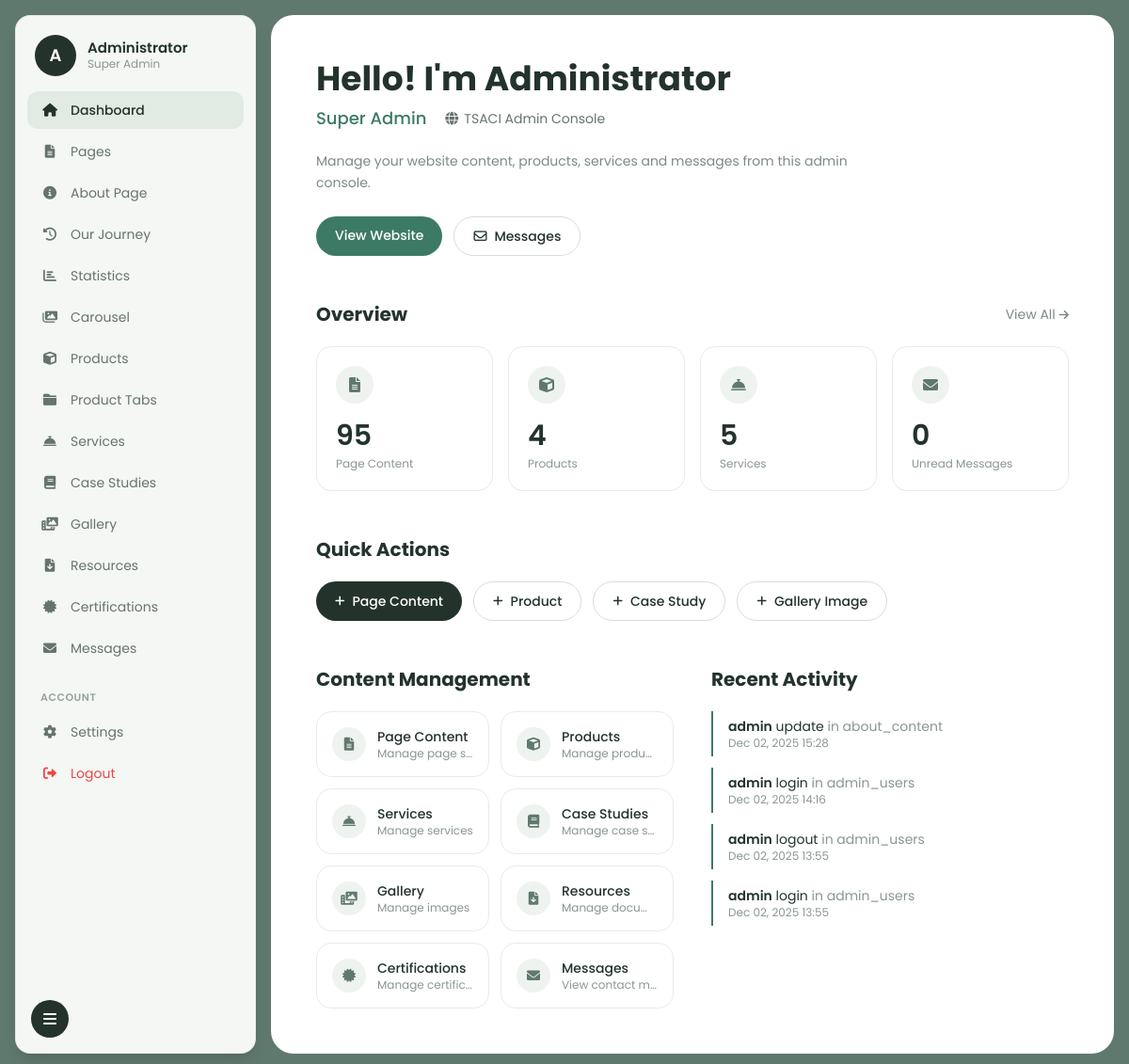
/admin/index.php (signed in), run on the app's committed database.
### tables this page shows
CREATE TABLE `activity_logs` (
  `id` int(11) NOT NULL,
  `user_id` int(11) DEFAULT NULL,
  `action` varchar(100) NOT NULL,
  `table_name` varchar(50) DEFAULT NULL,
  `record_id` int(11) DEFAULT NULL,
  `description` text DEFAULT NULL,
  `ip_address` varchar(45) DEFAULT NULL,
  `user_agent` text DEFAULT NULL,
  `created_at` timestamp NOT NULL DEFAULT current_timestamp()
);

### admin/config.php (called while the page is built, shortened)
<?php
class Database {
    private static $instance = null;
    private $conn;
    private function __construct() {
        try {
            $this->conn = new mysqli(DB_HOST, DB_USER, DB_PASS, DB_NAME);
            $this->conn->set_charset("utf8mb4");
        } catch (Exception $e) {
            die("Database connection error: " . $e->getMessage());
        }
    }
    public static function getInstance() {
        if (self::$instance === null) {
            self::$instance = new self();
        }
        return self::$instance;
    }
    public function getConnection() {
        return $this->conn;
    }
}
function getDB() {
    return Database::getInstance()->getConnection();
}
function getCurrentUser() {
    $db = getDB();
    $stmt = $db->prepare("SELECT id, username, email, full_name, role FROM admin_users WHERE id = ? AND is_active = 1");
    $stmt->bind_param("i", $_SESSION['admin_id']);
    $stmt->execute();
    $result = $stmt->get_result();
    return $result->fetch_assoc();
}
function formatDate($date, $format = 'Y-m-d H:i:s') {
    return date($format, strtotime($date));
}

### admin/index.php (the view, shortened to what this page needs)
<?php
require_once 'config.php';
$user = getCurrentUser();
$db = getDB();
$stats = [];
$result = $db->query("SELECT COUNT(*) as count FROM page_content WHERE is_active = 1");
$stats['pages'] = $result->fetch_assoc()['count'];
$result = $db->query("SELECT COUNT(*) as count FROM products WHERE is_active = 1");
$stats['products'] = $result->fetch_assoc()['count'];
$result = $db->query("SELECT COUNT(*) as count FROM services WHERE is_active = 1");
$stats['services'] = $result->fetch_assoc()['count'];
$result = $db->query("SELECT COUNT(*) as count FROM case_studies WHERE is_active = 1");
$stats['case_studies'] = $result->fetch_assoc()['count'];
$result = $db->query("SELECT COUNT(*) as count FROM gallery_images WHERE is_active = 1");
$stats['gallery'] = $result->fetch_assoc()['count'];
$result = $db->query("SELECT COUNT(*) as count FROM resources WHERE is_active = 1");
$stats['resources'] = $result->fetch_assoc()['count'];
$result = $db->query("SELECT COUNT(*) as count FROM certifications WHERE is_active = 1");
$stats['certifications'] = $result->fetch_assoc()['count'];
$result = $db->query("SELECT COUNT(*) as count FROM contact_messages WHERE is_read = 0 AND is_archived = 0");
$stats['messages'] = $result->fetch_assoc()['count'];
$result = $db->query("SELECT al.*, au.username, au.full_name FROM activity_logs al LEFT JOIN admin_users au ON al.user_id = au.id ORDER BY al.created_at DESC LIMIT 10");
$recent_activity = [];
while ($row = $result->fetch_assoc()) {
    $recent_activity[] = $row;
}
?>
<!DOCTYPE html>
<html lang="en">
<head>
    <script src="https://cdn.tailwindcss.com"></script>
    <link href="https://cdnjs.cloudflare.com/ajax/libs/font-awesome/6.0.0/css/all.min.css" rel="stylesheet">
</head>
<body class="bg-gray-100">
    <?php include 'includes/sidebar.php'; ?>
    <div class="lg:ml-64 p-6 lg:p-12">
        <div class="mb-12 fade-in fade-in-delay-1">
            <h1 class="text-3xl lg:text-4xl font-bold text-[#23332c]">Hello! I'm <?php echo htmlspecialchars($user['full_name'] ?: $user['username']); ?></h1>
            <div class="flex flex-wrap items-center gap-x-5 gap-y-2 mt-2">
                <span class="text-[#3d7a66] font-medium text-lg"><?php echo htmlspecialchars(ucwords(str_replace('_', ' ', $user['role'] ?? 'Administrator'))); ?></span>
                <span class="inline-flex items-center gap-1.5 text-sm text-[#66746c]">
                    <i class="fas fa-globe"></i> <?php echo SITE_NAME; ?>
                </span>
            </div>
            <p class="text-[#7d8b84] mt-5 max-w-xl text-sm leading-relaxed">
                Manage your website content, products, services and messages from this admin console.
            </p>
            <div class="flex flex-wrap gap-3 mt-6">
                <a href="../index.php" target="_blank" class="px-5 py-2.5 rounded-full bg-[#3d7a66] text-white text-sm font-medium hover:bg-[#2f6351] transition-colors">View Website</a>
                <a href="messages.php" class="inline-flex items-center gap-2 px-5 py-2.5 rounded-full border border-[#d6ded9] text-sm font-medium text-[#23332c] hover:bg-[#eff4f1] transition-colors">
                    <i class="far fa-envelope"></i> Messages
                </a>
            </div>
        </div>
        <div class="flex items-center justify-between mb-5 fade-in fade-in-delay-2">
            <h2 class="text-xl font-bold text-[#23332c]">Overview</h2>
            <a href="statistics.php" class="text-sm text-[#7d8b84] hover:text-[#23332c] transition-colors">View All <i class="fas fa-arrow-right text-xs"></i></a>
        </div>
        <div class="grid grid-cols-2 lg:grid-cols-4 gap-4 mb-12 fade-in fade-in-delay-2">
            <a href="pages.php" class="border border-[#e6ece8] rounded-2xl p-5 hover:bg-[#f7faf8] transition-colors">
                <div class="w-10 h-10 rounded-full bg-[#eef3f0] flex items-center justify-center mb-4">
                    <i class="fas fa-file-alt text-[#60796e]"></i>
                </div>
                <p class="text-3xl font-semibold text-[#23332c]"><?php echo $stats['pages']; ?></p>
                <p class="text-xs text-[#8a978f] mt-1">Page Content</p>
            </a>
            <a href="products.php" class="border border-[#e6ece8] rounded-2xl p-5 hover:bg-[#f7faf8] transition-colors">
                <div class="w-10 h-10 rounded-full bg-[#eef3f0] flex items-center justify-center mb-4">
                    <i class="fas fa-cube text-[#60796e]"></i>
                </div>
                <p class="text-3xl font-semibold text-[#23332c]"><?php echo $stats['products']; ?></p>
                <p class="text-xs text-[#8a978f] mt-1">Products</p>
            </a>
            <a href="services.php" class="border border-[#e6ece8] rounded-2xl p-5 hover:bg-[#f7faf8] transition-colors">
                <div class="w-10 h-10 rounded-full bg-[#eef3f0] flex items-center justify-center mb-4">
                    <i class="fas fa-concierge-bell text-[#60796e]"></i>
                </div>
                <p class="text-3xl font-semibold text-[#23332c]"><?php echo $stats['services']; ?></p>
                <p class="text-xs text-[#8a978f] mt-1">Services</p>
            </a>
            <a href="messages.php" class="border border-[#e6ece8] rounded-2xl p-5 hover:bg-[#f7faf8] transition-colors">
                <div class="w-10 h-10 rounded-full bg-[#eef3f0] flex items-center justify-center mb-4">
                    <i class="fas fa-envelope text-[#60796e]"></i>
                </div>
                <p id="stat-messages-count" class="text-3xl font-semibold <?php echo $stats['messages'] > 0 ? 'text-red-500' : 'text-[#23332c]'; ?>"><?php echo $stats['messages']; ?></p>
                <p class="text-xs text-[#8a978f] mt-1">Unread Messages</p>
            </a>
        </div>
        <h2 class="text-xl font-bold text-[#23332c] mb-5 fade-in fade-in-delay-3">Quick Actions</h2>
        <div class="flex flex-wrap gap-3 mb-12 fade-in fade-in-delay-3">
            <a href="pages.php?action=add" class="inline-flex items-center gap-2 px-5 py-2.5 rounded-full bg-[#23332c] text-white text-sm font-medium hover:bg-[#3a4a41] transition-colors">
                <i class="fas fa-plus text-xs"></i> Page Content
            </a>
            <a href="products.php?action=add" class="inline-flex items-center gap-2 px-5 py-2.5 rounded-full border border-[#d6ded9] text-sm font-medium text-[#23332c] hover:bg-[#eff4f1] transition-colors">
                <i class="fas fa-plus text-xs"></i> Product
            </a>
            <a href="case-studies.php?action=add" class="inline-flex items-center gap-2 px-5 py-2.5 rounded-full border border-[#d6ded9] text-sm font-medium text-[#23332c] hover:bg-[#eff4f1] transition-colors">
                <i class="fas fa-plus text-xs"></i> Case Study
            </a>
            <a href="gallery.php?action=add" class="inline-flex items-center gap-2 px-5 py-2.5 rounded-full border border-[#d6ded9] text-sm font-medium text-[#23332c] hover:bg-[#eff4f1] transition-colors">
                <i class="fas fa-plus text-xs"></i> Gallery Image
            </a>
        </div>
        <div class="grid grid-cols-1 lg:grid-cols-2 gap-10 fade-in fade-in-delay-4">
            <div>
                <h2 class="text-xl font-bold text-[#23332c] mb-5">Content Management</h2>
                <div class="grid grid-cols-1 sm:grid-cols-2 gap-3">
                    <?php
                    $content_links = [
                        ['pages.php',          'fa-file-alt',      'Page Content',   'Manage page sections'],
                        ['products.php',       'fa-cube',          'Products',       'Manage products'],
                        ['services.php',       'fa-concierge-bell','Services',       'Manage services'],
                        ['case-studies.php',   'fa-book',          'Case Studies',   'Manage case studies'],
                        ['gallery.php',        'fa-photo-video',   'Gallery',        'Manage images'],
                        ['resources.php',      'fa-file-download', 'Resources',      'Manage documents'],
                        ['certifications.php', 'fa-certificate',   'Certifications', 'Manage certifications'],
                        ['messages.php',       'fa-envelope',      'Messages',       'View contact messages'],
                    ];
                    foreach ($content_links as $link):
                    ?>
                        <a href="<?php echo $link[0]; ?>" class="flex items-center gap-3 p-4 border border-[#e6ece8] rounded-2xl hover:bg-[#f7faf8] transition-colors">
                            <div class="w-9 h-9 rounded-full bg-[#eef3f0] flex items-center justify-center flex-shrink-0">
                                <i class="fas <?php echo $link[1]; ?> text-[#60796e] text-sm"></i>
                            </div>
                            <div class="min-w-0">
                                <p class="font-medium text-sm text-[#23332c]"><?php echo $link[2]; ?></p>
                                <p class="text-xs text-[#8a978f] truncate"><?php echo $link[3]; ?></p>
                            </div>
                        </a>
                    <?php endforeach; ?>
                </div>
            </div>
            <div>
                <h2 class="text-xl font-bold text-[#23332c] mb-5">Recent Activity</h2>
                <div class="space-y-3 max-h-96 overflow-y-auto pr-2">
                    <?php if (empty($recent_activity)): ?>
                        <p class="text-[#8a978f] text-sm py-4">No recent activity</p>
                    <?php else: ?>
                        <?php foreach ($recent_activity as $activity): ?>
                            <div class="border-l-2 border-[#3d7a66] pl-4 py-1.5">
                                <p class="text-sm text-[#23332c]">
                                    <span class="font-semibold"><?php echo htmlspecialchars($activity['username']); ?></span>
                                    <?php echo htmlspecialchars($activity['action']); ?>
                                    <?php if ($activity['table_name']): ?>
                                        <span class="text-[#8a978f]">in <?php echo htmlspecialchars($activity['table_name']); ?></span>
                                    <?php endif; ?>
                                </p>
                                <p class="text-xs text-[#8a978f]"><?php echo formatDate($activity['created_at'], 'M d, Y H:i'); ?></p>
                            </div>
                        <?php endforeach; ?>
                    <?php endif; ?>
                </div>
            </div>
        </div>
    </div>
</body>
</html>

### admin/includes/sidebar.php (shortened to what this page needs)
<?php
$current_user = getCurrentUser();
$current_page = basename($_SERVER['PHP_SELF']);
$display_name = $current_user['full_name'] ?: $current_user['username'];
$avatar_initial = strtoupper(substr($display_name, 0, 1));
$role_label = ucwords(str_replace('_', ' ', $current_user['role'] ?? 'Admin'));
$nav_items = [
    ['index.php',          'fa-home',           'Dashboard'],
    ['pages.php',          'fa-file-alt',       'Pages'],
    ['about.php',          'fa-info-circle',    'About Page'],
    ['timeline.php',       'fa-history',        'Our Journey'],
    ['statistics.php',     'fa-chart-bar',      'Statistics'],
    ['carousel.php',       'fa-images',         'Carousel'],
    ['products.php',       'fa-cube',           'Products'],
    ['product-tabs.php',   'fa-folder',         'Product Tabs'],
    ['services.php',       'fa-concierge-bell', 'Services'],
    ['case-studies.php',   'fa-book',           'Case Studies'],
    ['gallery.php',        'fa-photo-video',    'Gallery'],
    ['resources.php',      'fa-file-download',  'Resources'],
    ['certifications.php', 'fa-certificate',    'Certifications'],
];
$account_items = [
    ['settings.php', 'fa-cog',          'Settings'],
    ['logout.php',   'fa-sign-out-alt', 'Logout'],
];
?>
<aside id="sidebar" class="fixed top-0 bottom-0 left-0 lg:top-4 lg:bottom-4 lg:left-4 z-40 w-64 transition-all duration-300 -translate-x-full lg:translate-x-0 bg-[#f5f7f5] text-[#45524b] lg:rounded-2xl lg:shadow-lg lg:border lg:border-black/5 flex flex-col">
    <div class="sidebar-header flex items-center gap-3 px-5 pt-5 pb-4 flex-shrink-0">
        <div class="w-11 h-11 rounded-full bg-[#23332c] text-white flex items-center justify-center font-semibold text-lg flex-shrink-0">
            <?php echo htmlspecialchars($avatar_initial); ?>
        </div>
        <div class="sidebar-label min-w-0 flex-1">
            <p class="font-semibold text-[15px] text-[#23332c] leading-tight truncate"><?php echo htmlspecialchars($display_name); ?></p>
            <p class="text-xs text-[#8a978f] truncate"><?php echo htmlspecialchars($role_label); ?></p>
        </div>
    </div>
    <div class="sidebar-scroll flex-1 overflow-y-auto px-3 pb-5">
        <nav class="space-y-1">
            <?php foreach ($nav_items as $item):
                $is_active = $current_page === $item[0];
            ?>
                <a href="<?php echo $item[0]; ?>" title="<?php echo $item[2]; ?>" class="flex items-center gap-3 px-3.5 py-2.5 rounded-xl text-sm transition-colors <?php echo $is_active ? 'bg-[#e2eae4] text-[#23332c] font-medium' : 'text-[#66746c] hover:bg-[#eaf0ec] hover:text-[#23332c]'; ?>">
                    <i class="fas <?php echo $item[1]; ?> w-5 text-center"></i>
                    <span class="sidebar-label"><?php echo $item[2]; ?></span>
                </a>
            <?php endforeach; ?>
            <a href="messages.php" title="Messages" class="flex items-center gap-3 px-3.5 py-2.5 rounded-xl text-sm transition-colors <?php echo $current_page == 'messages.php' ? 'bg-[#e2eae4] text-[#23332c] font-medium' : 'text-[#66746c] hover:bg-[#eaf0ec] hover:text-[#23332c]'; ?>">
                <i class="fas fa-envelope w-5 text-center"></i>
                <span class="sidebar-label">Messages</span>
            </a>
        </nav>
        <p class="section-label px-3.5 pt-6 pb-2 text-[11px] font-semibold uppercase tracking-wider text-[#96a39b]">Account</p>
        <nav class="space-y-1">
            <?php foreach ($account_items as $item):
                $is_active = $current_page === $item[0];
                $is_logout = $item[0] === 'logout.php';
            ?>
                <a href="<?php echo $item[0]; ?>" title="<?php echo $item[2]; ?>" class="user-link flex items-center gap-3 px-3.5 py-2.5 rounded-xl text-sm transition-colors <?php echo $is_logout ? 'text-red-500 hover:bg-red-50' : ($is_active ? 'bg-[#e2eae4] text-[#23332c] font-medium' : 'text-[#66746c] hover:bg-[#eaf0ec] hover:text-[#23332c]'); ?>">
                    <i class="fas <?php echo $item[1]; ?> w-5 text-center"></i>
                    <span class="sidebar-label"><?php echo $item[2]; ?></span>
                </a>
            <?php endforeach; ?>
        </nav>
    </div>
    <div class="sidebar-footer p-4">
        <button id="sidebar-collapse" type="button" title="Collapse sidebar" class="hidden lg:flex w-10 h-10 rounded-full bg-[#23332c] text-white items-center justify-center hover:bg-[#3a4a41] transition-colors">
            <i class="fas fa-bars"></i>
        </button>
    </div>
</aside>

### data on the page
activity_logs: user.username "admin", action "update", table_name "about_content", created_at "Dec 02, 2025 15:28"
activity_logs: user.username "admin", action "login", table_name "admin_users", created_at "Dec 02, 2025 14:16"
activity_logs: user.username "admin", action "logout", table_name "admin_users", created_at "Dec 02, 2025 13:55"
activity_logs: user.username "admin", action "login", table_name "admin_users", created_at "Dec 02, 2025 13:55"

### other printed values
$avatar_initial "A"
$display_name "Administrator"
$role_label "Super Admin"
$item[2] "Dashboard"
$item[2] "Pages"
$item[2] "About Page"
$item[2] "Our Journey"
$item[2] "Statistics"
$item[2] "Carousel"
$item[2] "Products"
$item[2] "Product Tabs"
$item[2] "Services"
$item[2] "Case Studies"
$item[2] "Gallery"
$item[2] "Resources"
